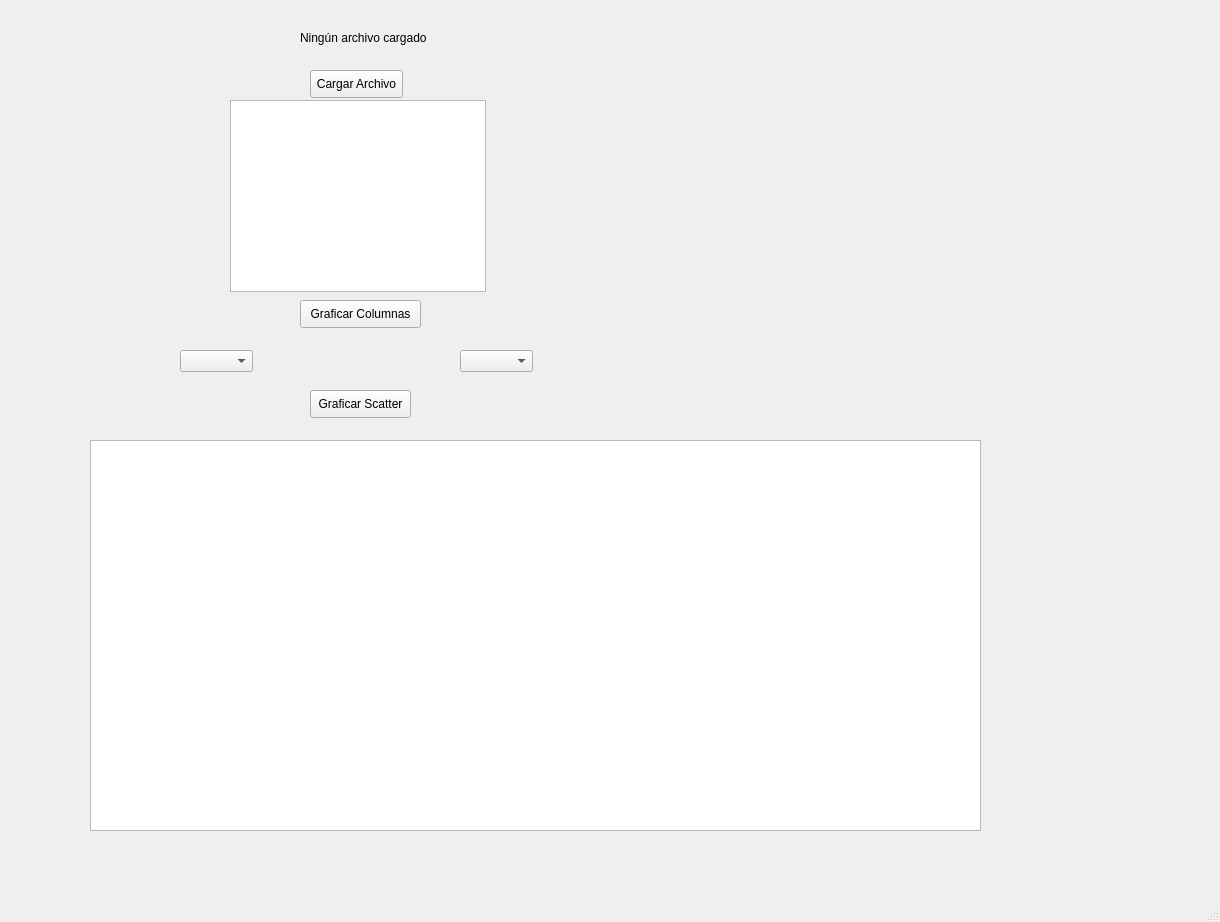
<?xml version="1.0" encoding="UTF-8"?>
<ui version="4.0">
 <class>MainWindow</class>
 <widget class="QMainWindow" name="MainWindow">
  <property name="geometry">
   <rect>
    <x>0</x>
    <y>0</y>
    <width>1220</width>
    <height>922</height>
   </rect>
  </property>
  <property name="windowTitle">
   <string>MainWindow</string>
  </property>
  <widget class="QWidget" name="centralwidget">
   <widget class="QPushButton" name="btn_graficar_columnas">
    <property name="geometry">
     <rect>
      <x>300</x>
      <y>300</y>
      <width>121</width>
      <height>28</height>
     </rect>
    </property>
    <property name="text">
     <string>Graficar Columnas</string>
    </property>
   </widget>
   <widget class="QPushButton" name="btn_cargar_archivo">
    <property name="geometry">
     <rect>
      <x>310</x>
      <y>70</y>
      <width>93</width>
      <height>28</height>
     </rect>
    </property>
    <property name="text">
     <string>Cargar Archivo</string>
    </property>
   </widget>
   <widget class="QPushButton" name="btn_scatter">
    <property name="geometry">
     <rect>
      <x>310</x>
      <y>390</y>
      <width>101</width>
      <height>28</height>
     </rect>
    </property>
    <property name="text">
     <string>Graficar Scatter</string>
    </property>
   </widget>
   <widget class="QComboBox" name="combo_y">
    <property name="geometry">
     <rect>
      <x>460</x>
      <y>350</y>
      <width>73</width>
      <height>22</height>
     </rect>
    </property>
   </widget>
   <widget class="QComboBox" name="combo_x">
    <property name="geometry">
     <rect>
      <x>180</x>
      <y>350</y>
      <width>73</width>
      <height>22</height>
     </rect>
    </property>
   </widget>
   <widget class="QLabel" name="lbl_archivo">
    <property name="geometry">
     <rect>
      <x>300</x>
      <y>30</y>
      <width>141</width>
      <height>16</height>
     </rect>
    </property>
    <property name="text">
     <string>Ningún archivo cargado</string>
    </property>
   </widget>
   <widget class="QListWidget" name="lista_columnas">
    <property name="geometry">
     <rect>
      <x>230</x>
      <y>100</y>
      <width>256</width>
      <height>192</height>
     </rect>
    </property>
    <property name="selectionMode">
     <enum>QAbstractItemView::MultiSelection</enum>
    </property>
   </widget>
   <widget class="QTableWidget" name="tabla_resumen">
    <property name="geometry">
     <rect>
      <x>90</x>
      <y>440</y>
      <width>891</width>
      <height>391</height>
     </rect>
    </property>
   </widget>
  </widget>
  <widget class="QMenuBar" name="menubar">
   <property name="geometry">
    <rect>
     <x>0</x>
     <y>0</y>
     <width>1220</width>
     <height>26</height>
    </rect>
   </property>
  </widget>
  <widget class="QStatusBar" name="statusbar"/>
 </widget>
 <resources/>
 <connections/>
</ui>
